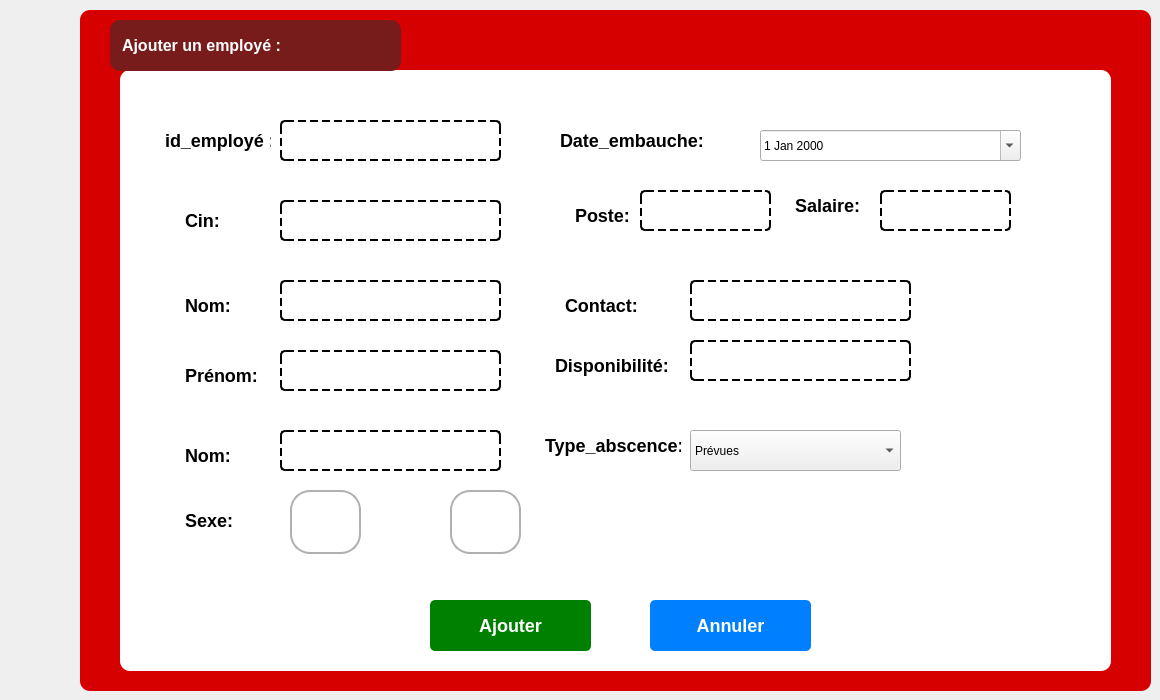
      <widget class="QWidget" name="ajoutct">
       <attribute name="title">
        <string>Ajout</string>
       </attribute>
       <widget class="QFrame" name="frame_2">
        <property name="geometry">
         <rect>
          <x>80</x>
          <y>10</y>
          <width>1071</width>
          <height>681</height>
         </rect>
        </property>
        <property name="styleSheet">
         <string notr="true">QFrame {
    background-color: #D60000;
    border-radius: 10px;
    padding: 10px;
}
</string>
        </property>
        <property name="frameShape">
         <enum>QFrame::Shape::StyledPanel</enum>
        </property>
        <property name="frameShadow">
         <enum>QFrame::Shadow::Raised</enum>
        </property>
        <widget class="QGroupBox" name="groupBox">
         <property name="geometry">
          <rect>
           <x>40</x>
           <y>60</y>
           <width>991</width>
           <height>601</height>
          </rect>
         </property>
         <property name="styleSheet">
          <string notr="true">QGroupBox {
    background-color: #FFFFFF;
    border-radius: 10px;
    border: none;
    padding: 10px;
}
QGroupBox::title {
    color: #D60000;
    font-weight: bold;
}

</string>
         </property>
         <property name="title">
          <string/>
         </property>
         <widget class="QLabel" name="label_id_3">
          <property name="geometry">
           <rect>
            <x>30</x>
            <y>50</y>
            <width>131</width>
            <height>41</height>
           </rect>
          </property>
          <property name="styleSheet">
           <string notr="true">QLabel {
    background-color: transparent; /* Fond transparent */
    color: #000000;                /* Texte noir */
    border: none;                  /* Pas de bordure */
    font-weight: bold;             /* Texte en gras */
    font-size: 18px;               /* Taille de police de 18px */
}
</string>
          </property>
          <property name="text">
           <string>id_employé :</string>
          </property>
         </widget>
         <widget class="QLineEdit" name="lineEdit_id_3">
          <property name="geometry">
           <rect>
            <x>160</x>
            <y>50</y>
            <width>221</width>
            <height>41</height>
           </rect>
          </property>
          <property name="styleSheet">
           <string notr="true">QLineEdit {
    background-color: transparent; /* Fond transparent */
    color: #000000;                /* Texte noir normal */
    font-size: 14px;               /* Taille de la police */
    border: 2px dashed #000000;    /* Bordure en pointillés épaisse */
    border-radius: 5px;            /* Coins légèrement arrondis */
    padding: 8px;                  /* Espacement interne pour le texte */
    border-style: dashed;          /* Style en pointillés */
}</string>
          </property>
         </widget>
         <widget class="QPushButton" name="pushButton_ajouter_3">
          <property name="geometry">
           <rect>
            <x>310</x>
            <y>530</y>
            <width>161</width>
            <height>51</height>
           </rect>
          </property>
          <property name="styleSheet">
           <string notr="true">QPushButton {
    background-color: #008000;  /* Couleur de fond verte */
    color: #FFFFFF;             /* Texte blanc */
    font-weight: bold;          /* Texte en gras */
    font-size: 18px;            /* Taille de police 16px dès le départ */
    border-radius: 5px;         /* Coins arrondis */
    padding: 5px 10px;          /* Espacement interne du bouton */
    border: none;               /* Pas de bordure */
}

QPushButton:hover {
    background-color: #006400;  /* Couleur de fond plus foncée au survol */
    color: white;               /* Texte toujours blanc */
    border-radius: 10px;        /* Coins arrondis plus marqués au survol */
    font-weight: bold;          /* Texte en gras (encore) */
    border: none;               /* Pas de bordure au survol */
}
</string>
          </property>
          <property name="text">
           <string>Ajouter</string>
          </property>
         </widget>
         <widget class="QPushButton" name="pushButton_annuler_3">
          <property name="geometry">
           <rect>
            <x>530</x>
            <y>530</y>
            <width>161</width>
            <height>51</height>
           </rect>
          </property>
          <property name="styleSheet">
           <string notr="true">QPushButton {
    background-color: #007FFF;  /* Couleur de fond bleue */
    color: #FFFFFF;             /* Texte blanc */
    font-size: 18px;            /* Augmentation de la taille de la police */
    font-weight: bold;          /* Texte en gras */
    border-radius: 5px;         /* Coins arrondis avec un rayon de 5px */
    padding: 5px 10px;          /* Espacement interne du bouton (haut/bas : 5px, gauche/droite : 10px) */
    border: none;               /* Pas de bordure */
}

QPushButton:hover {
    background-color: #005BB5;  /* Couleur de fond plus foncée au survol */
    color: #FFFFFF;             /* Texte toujours blanc */

    border-radius: 10px;        /* Coins arrondis plus marqués au survol */
    padding: 7px 12px;          /* Augmentation du padding au survol */
    border: none;               /* Pas de bordure au survol */
}
</string>
          </property>
          <property name="text">
           <string>Annuler</string>
          </property>
         </widget>
         <widget class="QLabel" name="label_nom_3">
          <property name="geometry">
           <rect>
            <x>50</x>
            <y>130</y>
            <width>91</width>
            <height>41</height>
           </rect>
          </property>
          <property name="styleSheet">
           <string notr="true">QLabel {
    background-color: transparent; /* Fond transparent */
    color: #000000;                /* Texte noir */
    border: none;                  /* Pas de bordure */
    font-weight: bold;             /* Texte en gras */
    font-size: 18px;               /* Taille de police de 18px */
}
</string>
          </property>
          <property name="text">
           <string>Cin:</string>
          </property>
         </widget>
         <widget class="QLabel" name="label_typev_3">
          <property name="geometry">
           <rect>
            <x>50</x>
            <y>210</y>
            <width>71</width>
            <height>51</height>
           </rect>
          </property>
          <property name="styleSheet">
           <string notr="true">QLabel {
    background-color: transparent; /* Fond transparent */
    color: #000000;                /* Texte noir */
    border: none;                  /* Pas de bordure */
    font-weight: bold;             /* Texte en gras */
    font-size: 18px;               /* Taille de police de 18px */
}
</string>
          </property>
          <property name="text">
           <string>Nom:</string>
          </property>
         </widget>
         <widget class="QLabel" name="label_certification_3">
          <property name="geometry">
           <rect>
            <x>50</x>
            <y>430</y>
            <width>81</width>
            <height>41</height>
           </rect>
          </property>
          <property name="styleSheet">
           <string notr="true">QLabel {
    background-color: transparent; /* Fond transparent */
    color: #000000;                /* Texte noir */
    border: none;                  /* Pas de bordure */
    font-weight: bold;             /* Texte en gras */
    font-size: 18px;               /* Taille de police de 18px */
}
</string>
          </property>
          <property name="text">
           <string>Sexe:</string>
          </property>
         </widget>
         <widget class="QLineEdit" name="lineEdit_nom_3">
          <property name="geometry">
           <rect>
            <x>160</x>
            <y>130</y>
            <width>221</width>
            <height>41</height>
           </rect>
          </property>
          <property name="styleSheet">
           <string notr="true">QLineEdit {
    background-color: transparent; /* Fond transparent */
    color: #000000;                /* Texte noir normal */
    font-size: 14px;               /* Taille de la police */
    border: 2px dashed #000000;    /* Bordure en pointillés épaisse */
    border-radius: 5px;            /* Coins légèrement arrondis */
    padding: 8px;                  /* Espacement interne pour le texte */
    border-style: dashed;          /* Style en pointillés */
}</string>
          </property>
         </widget>
         <widget class="QLineEdit" name="lineEdit_typev_3">
          <property name="geometry">
           <rect>
            <x>160</x>
            <y>210</y>
            <width>221</width>
            <height>41</height>
           </rect>
          </property>
          <property name="styleSheet">
           <string notr="true">QLineEdit {
    background-color: transparent; /* Fond transparent */
    color: #000000;                /* Texte noir normal */
    font-size: 14px;               /* Taille de la police */
    border: 2px dashed #000000;    /* Bordure en pointillés épaisse */
    border-radius: 5px;            /* Coins légèrement arrondis */
    padding: 8px;                  /* Espacement interne pour le texte */
    border-style: dashed;          /* Style en pointillés */
}</string>
          </property>
         </widget>
         <widget class="QLineEdit" name="lineEdit_typev_4">
          <property name="geometry">
           <rect>
            <x>160</x>
            <y>280</y>
            <width>221</width>
            <height>41</height>
           </rect>
          </property>
          <property name="styleSheet">
           <string notr="true">QLineEdit {
    background-color: transparent; /* Fond transparent */
    color: #000000;                /* Texte noir normal */
    font-size: 14px;               /* Taille de la police */
    border: 2px dashed #000000;    /* Bordure en pointillés épaisse */
    border-radius: 5px;            /* Coins légèrement arrondis */
    padding: 8px;                  /* Espacement interne pour le texte */
    border-style: dashed;          /* Style en pointillés */
}</string>
          </property>
          <property name="text">
           <string/>
          </property>
         </widget>
         <widget class="QLabel" name="label_typev_4">
          <property name="geometry">
           <rect>
            <x>50</x>
            <y>280</y>
            <width>101</width>
            <height>51</height>
           </rect>
          </property>
          <property name="styleSheet">
           <string notr="true">QLabel {
    background-color: transparent; /* Fond transparent */
    color: #000000;                /* Texte noir */
    border: none;                  /* Pas de bordure */
    font-weight: bold;             /* Texte en gras */
    font-size: 18px;               /* Taille de police de 18px */
}
</string>
          </property>
          <property name="text">
           <string>Prénom:</string>
          </property>
         </widget>
         <widget class="QLineEdit" name="lineEdit_typev_5">
          <property name="geometry">
           <rect>
            <x>760</x>
            <y>120</y>
            <width>131</width>
            <height>41</height>
           </rect>
          </property>
          <property name="styleSheet">
           <string notr="true">QLineEdit {
    background-color: transparent; /* Fond transparent */
    color: #000000;                /* Texte noir normal */
    font-size: 14px;               /* Taille de la police */
    border: 2px dashed #000000;    /* Bordure en pointillés épaisse */
    border-radius: 5px;            /* Coins légèrement arrondis */
    padding: 8px;                  /* Espacement interne pour le texte */
    border-style: dashed;          /* Style en pointillés */
}</string>
          </property>
          <property name="text">
           <string/>
          </property>
         </widget>
         <widget class="QLabel" name="label_typev_5">
          <property name="geometry">
           <rect>
            <x>660</x>
            <y>110</y>
            <width>91</width>
            <height>51</height>
           </rect>
          </property>
          <property name="styleSheet">
           <string notr="true">QLabel {
    background-color: transparent; /* Fond transparent */
    color: #000000;                /* Texte noir */
    border: none;                  /* Pas de bordure */
    font-weight: bold;             /* Texte en gras */
    font-size: 18px;               /* Taille de police de 18px */
}
</string>
          </property>
          <property name="text">
           <string>Salaire:</string>
          </property>
         </widget>
         <widget class="QLineEdit" name="lineEdit_typev_6">
          <property name="geometry">
           <rect>
            <x>160</x>
            <y>360</y>
            <width>221</width>
            <height>41</height>
           </rect>
          </property>
          <property name="styleSheet">
           <string notr="true">QLineEdit {
    background-color: transparent; /* Fond transparent */
    color: #000000;                /* Texte noir normal */
    font-size: 14px;               /* Taille de la police */
    border: 2px dashed #000000;    /* Bordure en pointillés épaisse */
    border-radius: 5px;            /* Coins légèrement arrondis */
    padding: 8px;                  /* Espacement interne pour le texte */
    border-style: dashed;          /* Style en pointillés */
}</string>
          </property>
         </widget>
         <widget class="QLabel" name="label_typev_6">
          <property name="geometry">
           <rect>
            <x>50</x>
            <y>360</y>
            <width>71</width>
            <height>51</height>
           </rect>
          </property>
          <property name="styleSheet">
           <string notr="true">QLabel {
    background-color: transparent; /* Fond transparent */
    color: #000000;                /* Texte noir */
    border: none;                  /* Pas de bordure */
    font-weight: bold;             /* Texte en gras */
    font-size: 18px;               /* Taille de police de 18px */
}
</string>
          </property>
          <property name="text">
           <string>Nom:</string>
          </property>
         </widget>
         <widget class="QPushButton" name="pushButton_13">
          <property name="geometry">
           <rect>
            <x>170</x>
            <y>420</y>
            <width>71</width>
            <height>64</height>
           </rect>
          </property>
          <property name="styleSheet">
           <string notr="true">QPushButton {
    border: 2px solid #B0B0B0; /* Bordure grise */
    border-radius: 20px; /* Boutons circulaires */
    background-color: white; /* Fond blanc */
    padding: 10px;
    min-width: 40px;
    min-height: 40px;
}
QPushButton:hover {
    border: 2px solid #8B0000; /* Bordure rouge foncé au survol */
}
QPushButton:pressed {
    background-color: #E0E0E0; /* Fond gris clair lors du clic */
}
</string>
          </property>
          <property name="text">
           <string/>
          </property>
          <property name="icon">
           <iconset resource="images/images.qrc">
            <normaloff>:/images/0ef43bc7-99f0-43ec-8ab9-fcfcd5ce7fe8.jpeg</normaloff>:/images/0ef43bc7-99f0-43ec-8ab9-fcfcd5ce7fe8.jpeg</iconset>
          </property>
          <property name="iconSize">
           <size>
            <width>40</width>
            <height>40</height>
           </size>
          </property>
         </widget>
         <widget class="QPushButton" name="pushButton_16">
          <property name="geometry">
           <rect>
            <x>330</x>
            <y>420</y>
            <width>71</width>
            <height>64</height>
           </rect>
          </property>
          <property name="styleSheet">
           <string notr="true">QPushButton {
    border: 2px solid #B0B0B0; /* Bordure grise */
    border-radius: 20px; /* Boutons circulaires */
    background-color: white; /* Fond blanc */
    padding: 10px;
    min-width: 40px;
    min-height: 40px;
}
QPushButton:hover {
    border: 2px solid #8B0000; /* Bordure rouge foncé au survol */
}
QPushButton:pressed {
    background-color: #E0E0E0; /* Fond gris clair lors du clic */
}
</string>
          </property>
          <property name="text">
           <string/>
          </property>
          <property name="icon">
           <iconset resource="images/images.qrc">
            <normaloff>:/images/5b1112d6-b483-42ab-99e9-7d366e3644ae.jpeg</normaloff>:/images/5b1112d6-b483-42ab-99e9-7d366e3644ae.jpeg</iconset>
          </property>
          <property name="iconSize">
           <size>
            <width>40</width>
            <height>40</height>
           </size>
          </property>
         </widget>
         <widget class="QLineEdit" name="lineEdit_typev_7">
          <property name="geometry">
           <rect>
            <x>520</x>
            <y>120</y>
            <width>131</width>
            <height>41</height>
           </rect>
          </property>
          <property name="styleSheet">
           <string notr="true">QLineEdit {
    background-color: transparent; /* Fond transparent */
    color: #000000;                /* Texte noir normal */
    font-size: 14px;               /* Taille de la police */
    border: 2px dashed #000000;    /* Bordure en pointillés épaisse */
    border-radius: 5px;            /* Coins légèrement arrondis */
    padding: 8px;                  /* Espacement interne pour le texte */
    border-style: dashed;          /* Style en pointillés */
}</string>
          </property>
          <property name="text">
           <string/>
          </property>
         </widget>
         <widget class="QLabel" name="label_typev_7">
          <property name="geometry">
           <rect>
            <x>440</x>
            <y>120</y>
            <width>81</width>
            <height>51</height>
           </rect>
          </property>
          <property name="styleSheet">
           <string notr="true">QLabel {
    background-color: transparent; /* Fond transparent */
    color: #000000;                /* Texte noir */
    border: none;                  /* Pas de bordure */
    font-weight: bold;             /* Texte en gras */
    font-size: 18px;               /* Taille de police de 18px */
}
</string>
          </property>
          <property name="text">
           <string>Poste:</string>
          </property>
         </widget>
         <widget class="QLineEdit" name="lineEdit_typev_8">
          <property name="geometry">
           <rect>
            <x>570</x>
            <y>210</y>
            <width>221</width>
            <height>41</height>
           </rect>
          </property>
          <property name="styleSheet">
           <string notr="true">QLineEdit {
    background-color: transparent; /* Fond transparent */
    color: #000000;                /* Texte noir normal */
    font-size: 14px;               /* Taille de la police */
    border: 2px dashed #000000;    /* Bordure en pointillés épaisse */
    border-radius: 5px;            /* Coins légèrement arrondis */
    padding: 8px;                  /* Espacement interne pour le texte */
    border-style: dashed;          /* Style en pointillés */
}</string>
          </property>
          <property name="text">
           <string/>
          </property>
         </widget>
         <widget class="QLabel" name="label_typev_8">
          <property name="geometry">
           <rect>
            <x>430</x>
            <y>210</y>
            <width>101</width>
            <height>51</height>
           </rect>
          </property>
          <property name="styleSheet">
           <string notr="true">QLabel {
    background-color: transparent; /* Fond transparent */
    color: #000000;                /* Texte noir */
    border: none;                  /* Pas de bordure */
    font-weight: bold;             /* Texte en gras */
    font-size: 18px;               /* Taille de police de 18px */
}
</string>
          </property>
          <property name="text">
           <string>Contact:</string>
          </property>
         </widget>
         <widget class="QDateEdit" name="dateEdit">
          <property name="geometry">
           <rect>
            <x>640</x>
            <y>60</y>
            <width>261</width>
            <height>31</height>
           </rect>
          </property>
          <property name="calendarPopup">
           <bool>true</bool>
          </property>
         </widget>
         <widget class="QLabel" name="label_7">
          <property name="geometry">
           <rect>
            <x>380</x>
            <y>50</y>
            <width>231</width>
            <height>41</height>
           </rect>
          </property>
          <property name="styleSheet">
           <string notr="true">QLabel {
    background-color: transparent; /* Fond transparent */
    color: #000000;                /* Texte noir */
    border: none;                  /* Pas de bordure */
    font-weight: bold;             /* Texte en gras */
    font-size: 18px;               /* Taille de police de 18px */
}
</string>
          </property>
          <property name="text">
           <string>         Date_embauche:</string>
          </property>
         </widget>
         <widget class="QLineEdit" name="lineEdit_typev_9">
          <property name="geometry">
           <rect>
            <x>570</x>
            <y>270</y>
            <width>221</width>
            <height>41</height>
           </rect>
          </property>
          <property name="styleSheet">
           <string notr="true">QLineEdit {
    background-color: transparent; /* Fond transparent */
    color: #000000;                /* Texte noir normal */
    font-size: 14px;               /* Taille de la police */
    border: 2px dashed #000000;    /* Bordure en pointillés épaisse */
    border-radius: 5px;            /* Coins légèrement arrondis */
    padding: 8px;                  /* Espacement interne pour le texte */
    border-style: dashed;          /* Style en pointillés */
}</string>
          </property>
          <property name="text">
           <string/>
          </property>
         </widget>
         <widget class="QLabel" name="label_typev_9">
          <property name="geometry">
           <rect>
            <x>420</x>
            <y>270</y>
            <width>141</width>
            <height>51</height>
           </rect>
          </property>
          <property name="styleSheet">
           <string notr="true">QLabel {
    background-color: transparent; /* Fond transparent */
    color: #000000;                /* Texte noir */
    border: none;                  /* Pas de bordure */
    font-weight: bold;             /* Texte en gras */
    font-size: 18px;               /* Taille de police de 18px */
}
</string>
          </property>
          <property name="text">
           <string>Disponibilité:</string>
          </property>
         </widget>
         <widget class="QLabel" name="label_typev_10">
          <property name="geometry">
           <rect>
            <x>410</x>
            <y>350</y>
            <width>161</width>
            <height>51</height>
           </rect>
          </property>
          <property name="styleSheet">
           <string notr="true">QLabel {
    background-color: transparent; /* Fond transparent */
    color: #000000;                /* Texte noir */
    border: none;                  /* Pas de bordure */
    font-weight: bold;             /* Texte en gras */
    font-size: 18px;               /* Taille de police de 18px */
}
</string>
          </property>
          <property name="text">
           <string>Type_abscence:</string>
          </property>
         </widget>
         <widget class="QComboBox" name="comboBox">
          <property name="geometry">
           <rect>
            <x>570</x>
            <y>360</y>
            <width>211</width>
            <height>41</height>
           </rect>
          </property>
          <item>
           <property name="text">
            <string>Prévues</string>
           </property>
          </item>
          <item>
           <property name="text">
            <string>Imprévues</string>
           </property>
          </item>
          <item>
           <property name="text">
            <string>Medicales</string>
           </property>
          </item>
         </widget>
        </widget>
        <widget class="QLabel" name="label_2">
         <property name="geometry">
          <rect>
           <x>30</x>
           <y>10</y>
           <width>291</width>
           <height>51</height>
          </rect>
         </property>
         <property name="styleSheet">
          <string notr="true">QLabel {
    background-color: #781b1b;  /* Couleur de fond bordeaux */
    color: #FFFFFF;             /* Texte blanc */
    font-weight: bold;          /* Texte en gras */
    font-size: 16px;            /* Taille du texte */
    border-radius: 10px;        /* Coins arrondis */
    padding: 8px;               /* Espacement intérieur */
    text-align: center;         /* Centrage du texte */
}
</string>
         </property>
         <property name="text">
          <string>Ajouter un employé :</string>
         </property>
        </widget>
       </widget>
      </widget>
